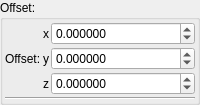
    <widget class="QGroupBox" name="groupBox_3">
     <property name="title">
      <string>Offset:</string>
     </property>
     <layout class="QVBoxLayout" name="verticalLayout_5">
      <property name="leftMargin">
       <number>2</number>
      </property>
      <property name="topMargin">
       <number>2</number>
      </property>
      <property name="rightMargin">
       <number>2</number>
      </property>
      <property name="bottomMargin">
       <number>2</number>
      </property>
      <item>
       <layout class="QGridLayout" name="gridLayout_34" columnstretch="0,0,1">
        <property name="spacing">
         <number>2</number>
        </property>
        <item row="1" column="1">
         <widget class="QLabel" name="label_121">
          <property name="text">
           <string notr="true">y</string>
          </property>
         </widget>
        </item>
        <item row="1" column="2">
         <widget class="MyDoubleSpinBox" name="spinbox3_transf_addition_constant_y">
          <property name="sizePolicy">
           <sizepolicy hsizetype="Minimum" vsizetype="Maximum">
            <horstretch>0</horstretch>
            <verstretch>0</verstretch>
           </sizepolicy>
          </property>
          <property name="prefix">
           <string/>
          </property>
          <property name="suffix">
           <string/>
          </property>
          <property name="decimals">
           <number>6</number>
          </property>
          <property name="minimum">
           <double>-99.989999999999995</double>
          </property>
          <property name="maximum">
           <double>99.989999999999995</double>
          </property>
          <property name="singleStep">
           <double>0.100000000000000</double>
          </property>
         </widget>
        </item>
        <item row="2" column="1">
         <widget class="QLabel" name="label_119">
          <property name="text">
           <string notr="true">z</string>
          </property>
         </widget>
        </item>
        <item row="0" column="1">
         <widget class="QLabel" name="label_120">
          <property name="text">
           <string notr="true">x</string>
          </property>
         </widget>
        </item>
        <item row="1" column="0">
         <widget class="QLabel" name="label_256">
          <property name="text">
           <string>Offset:</string>
          </property>
         </widget>
        </item>
        <item row="0" column="2">
         <widget class="MyDoubleSpinBox" name="spinbox3_transf_addition_constant_x">
          <property name="sizePolicy">
           <sizepolicy hsizetype="Minimum" vsizetype="Maximum">
            <horstretch>0</horstretch>
            <verstretch>0</verstretch>
           </sizepolicy>
          </property>
          <property name="prefix">
           <string/>
          </property>
          <property name="suffix">
           <string/>
          </property>
          <property name="decimals">
           <number>6</number>
          </property>
          <property name="minimum">
           <double>-99.989999999999995</double>
          </property>
          <property name="maximum">
           <double>99.989999999999995</double>
          </property>
          <property name="singleStep">
           <double>0.100000000000000</double>
          </property>
         </widget>
        </item>
        <item row="2" column="2">
         <widget class="MyDoubleSpinBox" name="spinbox3_transf_addition_constant_z">
          <property name="sizePolicy">
           <sizepolicy hsizetype="Minimum" vsizetype="Maximum">
            <horstretch>0</horstretch>
            <verstretch>0</verstretch>
           </sizepolicy>
          </property>
          <property name="prefix">
           <string/>
          </property>
          <property name="suffix">
           <string/>
          </property>
          <property name="decimals">
           <number>6</number>
          </property>
          <property name="minimum">
           <double>-99.989999999999995</double>
          </property>
          <property name="maximum">
           <double>99.989999999999995</double>
          </property>
          <property name="singleStep">
           <double>0.100000000000000</double>
          </property>
         </widget>
        </item>
        <item row="3" column="0" colspan="3">
         <widget class="Line" name="line_22">
          <property name="orientation">
           <enum>Qt::Horizontal</enum>
          </property>
         </widget>
        </item>
       </layout>
      </item>
     </layout>
    </widget>
